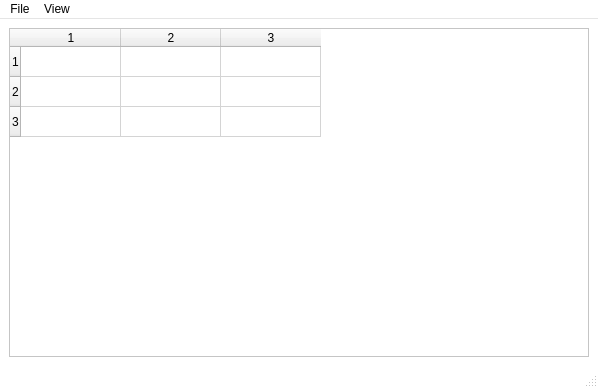
<ui version="4.0" >
 <class>Heat</class>
 <widget class="QMainWindow" name="Heat" >
  <property name="geometry" >
   <rect>
    <x>0</x>
    <y>0</y>
    <width>598</width>
    <height>388</height>
   </rect>
  </property>
  <property name="palette" >
   <palette>
    <active>
     <colorrole role="Base" >
      <brush brushstyle="SolidPattern" >
       <color alpha="255" >
        <red>255</red>
        <green>255</green>
        <blue>255</blue>
       </color>
      </brush>
     </colorrole>
     <colorrole role="Window" >
      <brush brushstyle="SolidPattern" >
       <color alpha="255" >
        <red>255</red>
        <green>255</green>
        <blue>255</blue>
       </color>
      </brush>
     </colorrole>
    </active>
    <inactive>
     <colorrole role="Base" >
      <brush brushstyle="SolidPattern" >
       <color alpha="255" >
        <red>255</red>
        <green>255</green>
        <blue>255</blue>
       </color>
      </brush>
     </colorrole>
     <colorrole role="Window" >
      <brush brushstyle="SolidPattern" >
       <color alpha="255" >
        <red>255</red>
        <green>255</green>
        <blue>255</blue>
       </color>
      </brush>
     </colorrole>
    </inactive>
    <disabled>
     <colorrole role="Base" >
      <brush brushstyle="SolidPattern" >
       <color alpha="255" >
        <red>255</red>
        <green>255</green>
        <blue>255</blue>
       </color>
      </brush>
     </colorrole>
     <colorrole role="Window" >
      <brush brushstyle="SolidPattern" >
       <color alpha="255" >
        <red>255</red>
        <green>255</green>
        <blue>255</blue>
       </color>
      </brush>
     </colorrole>
    </disabled>
   </palette>
  </property>
  <property name="windowTitle" >
   <string>Heat Map</string>
  </property>
  <widget class="QWidget" name="centralwidget" >
   <layout class="QGridLayout" >
    <item row="0" column="0" >
     <widget class="QTableWidget" name="table" >
      <property name="rowCount" >
       <number>3</number>
      </property>
      <property name="columnCount" >
       <number>3</number>
      </property>
      <row/>
      <row/>
      <row/>
      <column/>
      <column/>
      <column/>
     </widget>
    </item>
   </layout>
  </widget>
  <widget class="QMenuBar" name="menubar" >
   <property name="geometry" >
    <rect>
     <x>0</x>
     <y>0</y>
     <width>598</width>
     <height>24</height>
    </rect>
   </property>
   <widget class="QMenu" name="menuFile" >
    <property name="title" >
     <string>File</string>
    </property>
    <addaction name="actionSave_as" />
    <addaction name="actionQuit" />
   </widget>
   <widget class="QMenu" name="menuMode" >
    <property name="title" >
     <string>View</string>
    </property>
    <widget class="QMenu" name="menuPrior_correction" >
     <property name="title" >
      <string>Prior correction</string>
     </property>
     <addaction name="action0" />
     <addaction name="action1" />
     <addaction name="action2" />
     <addaction name="action3" />
    </widget>
    <addaction name="actionTable" />
    <addaction name="actionGraph" />
    <addaction name="separator" />
    <addaction name="menuPrior_correction" />
   </widget>
   <addaction name="menuFile" />
   <addaction name="menuMode" />
  </widget>
  <widget class="QStatusBar" name="statusbar" />
  <action name="actionSave_as" >
   <property name="text" >
    <string>Save as...</string>
   </property>
  </action>
  <action name="actionQuit" >
   <property name="text" >
    <string>Quit</string>
   </property>
  </action>
  <action name="actionTable" >
   <property name="checkable" >
    <bool>true</bool>
   </property>
   <property name="checked" >
    <bool>true</bool>
   </property>
   <property name="text" >
    <string>Table</string>
   </property>
  </action>
  <action name="actionGraph" >
   <property name="checkable" >
    <bool>true</bool>
   </property>
   <property name="text" >
    <string>Graph</string>
   </property>
  </action>
  <action name="actionRepresent_lengths" >
   <property name="checkable" >
    <bool>true</bool>
   </property>
   <property name="text" >
    <string>Represent lengths</string>
   </property>
  </action>
  <action name="actionStates" >
   <property name="checkable" >
    <bool>true</bool>
   </property>
   <property name="checked" >
    <bool>true</bool>
   </property>
   <property name="text" >
    <string>States</string>
   </property>
  </action>
  <action name="actionEvents" >
   <property name="checkable" >
    <bool>true</bool>
   </property>
   <property name="text" >
    <string>Events</string>
   </property>
  </action>
  <action name="action0" >
   <property name="checkable" >
    <bool>true</bool>
   </property>
   <property name="checked" >
    <bool>true</bool>
   </property>
   <property name="text" >
    <string>None</string>
   </property>
  </action>
  <action name="action1" >
   <property name="checkable" >
    <bool>true</bool>
   </property>
   <property name="text" >
    <string>In standard deviations</string>
   </property>
  </action>
  <action name="action2" >
   <property name="checkable" >
    <bool>true</bool>
   </property>
   <property name="text" >
    <string>As a proportion</string>
   </property>
  </action>
  <action name="action3" >
   <property name="text" >
    <string>Prior only</string>
   </property>
  </action>
 </widget>
 <resources/>
 <connections/>
</ui>
